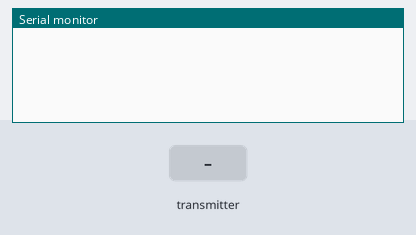
Bench run of a sketch on a simulated ESP8266 (NodeMCU). Shown: the last lines printed to the serial monitor. Inputs (shaded band) come from the test bench.

Above: at 1.2 s.
1.3 s: the transmitter starts sending x = 0
At 1.61 s:
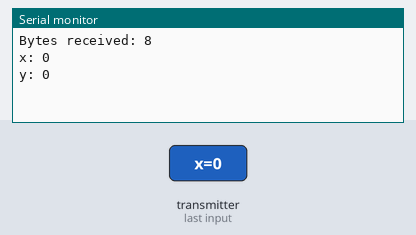
2.8 s: the transmitter starts sending y = 256
At 3.11 s:
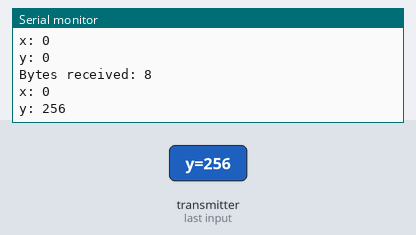
4.3 s: the transmitter starts sending x = 256
5.8 s: the transmitter starts sending y = 512
At 6.11 s:
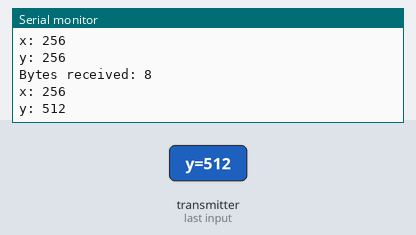
Timing chart, 0 to 8.3 s (numbered marks = the images above; inputs shaded):
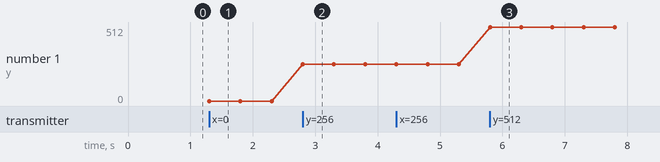

Measured:
- after the input at 1.3 s, the serial monitor: prints a new line at once (image 1)
- after the input at 2.8 s, the serial monitor: prints a new line at once (image 2)
- after the input at 5.8 s, the serial monitor: prints a new line at once (image 3)
- plotted number 1: 0 → 256 after the input at 2.8 s, 256 → 512 after the input at 5.8 s

The sketch:

ESP8266receiver.ino
```cpp
// (licence header left out)
#include <ESP8266WiFi.h>
#include <espnow.h>

// Structure example to receive data
// Must match the sender structure
typedef struct test_struct {
    int x;
    int y;
} test_struct;

// Create a struct_message called myData
test_struct myData;

// Callback function that will be executed when data is received
void OnDataRecv(uint8_t * mac, uint8_t *incomingData, uint8_t len) {
  memcpy(&myData, incomingData, sizeof(myData));
  Serial.print("Bytes received: ");
  Serial.println(len);
  Serial.print("x: ");
  Serial.println(myData.x);
  Serial.print("y: ");
  Serial.println(myData.y);
  Serial.println();
}

void setup() {
  // Initialize Serial Monitor
  Serial.begin(115200);

  // Set device as a Wi-Fi Station
  WiFi.mode(WIFI_STA);
  WiFi.disconnect();

  // Init ESP-NOW
  if (esp_now_init() != 0) {
    Serial.println("Error initializing ESP-NOW");
    return;
  }

  // Once ESPNow is successfully Init, we will register for recv CB to
  // get recv packer info
  esp_now_set_self_role(ESP_NOW_ROLE_SLAVE);
  esp_now_register_recv_cb(OnDataRecv);
}

void loop() {

}
```
